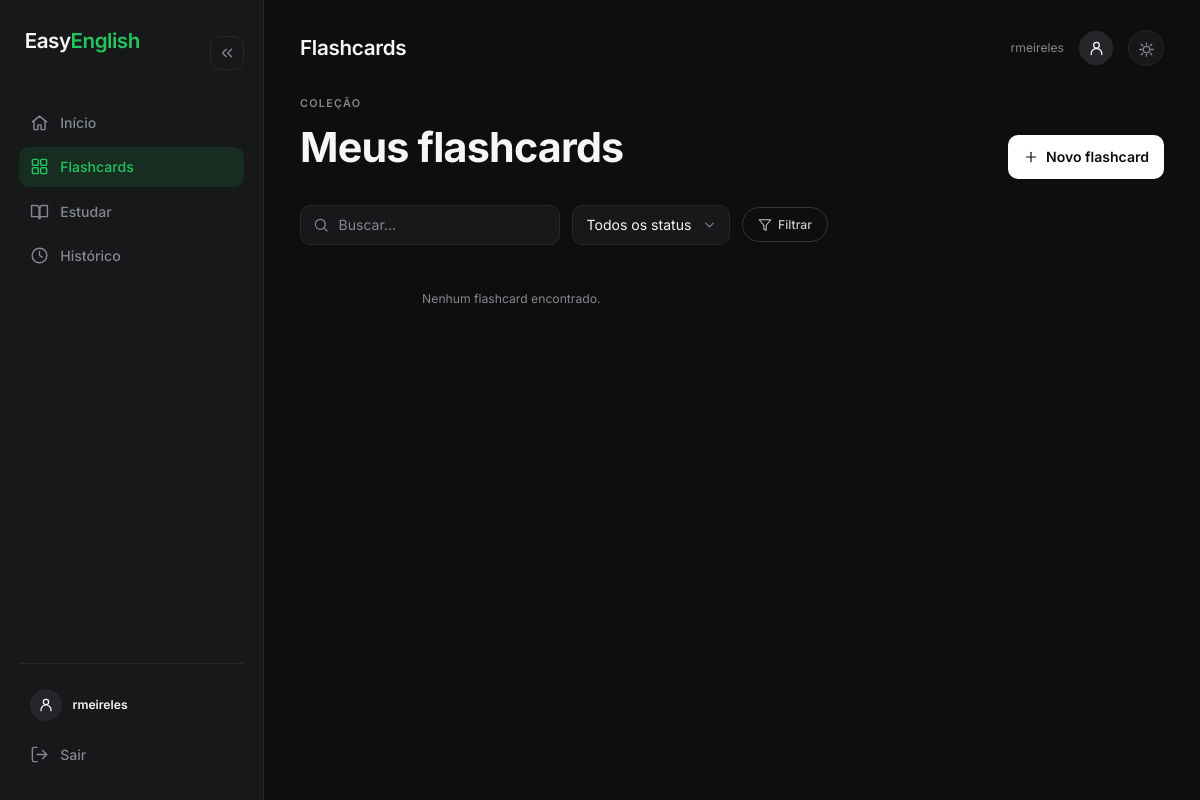
Page /flashcards/ (signed in) on the earlier database version.
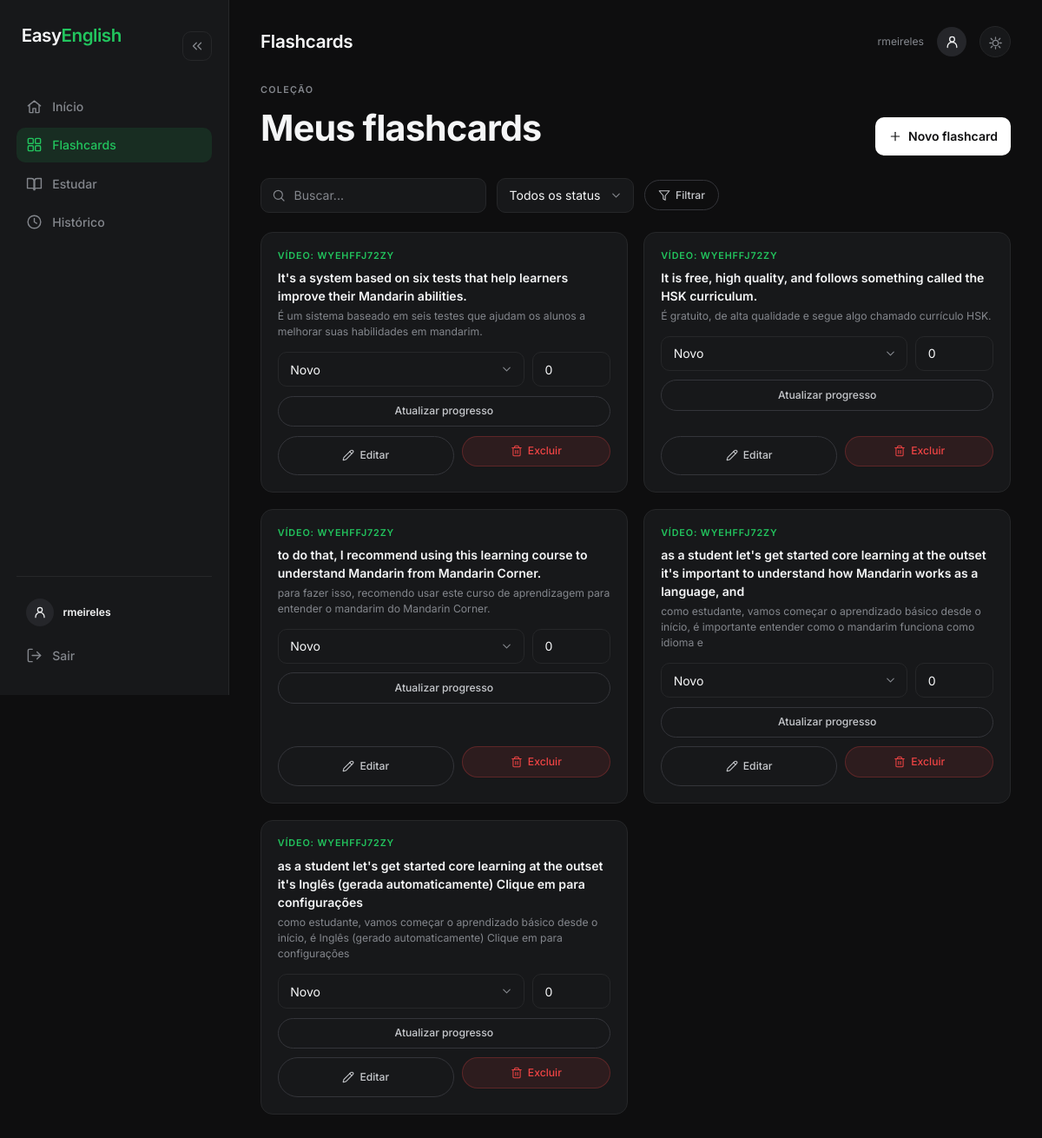
Same page on the later database version.
### extensao/models.py (models this page shows, shortened)
class Flashcard(models.Model):
    DECK_CHOICES = [
        ('geral',   'Geral'),
        ('frases',  'Frases do dia a dia'),
        ('phrasal', 'Phrasal Verbs'),
        ('vocab',   'Vocabulário'),
        ('video',   'Do vídeo'),
    ]
    STATUS_CHOICES = (
        ('new',      'Novo'),
        ('learning', 'Aprendendo'),
        ('reviewed', 'Revisado'),
    )
    user = models.ForeignKey(User, on_delete=models.CASCADE, related_name='flashcards',
                             null=True, blank=True)
    video = models.ForeignKey(Video, on_delete=models.SET_NULL, related_name='flashcards',
                              null=True, blank=True)
    source_video_id = models.CharField(max_length=50, blank=True)  # id do vídeo de origem (YouTube)
    phrase = models.TextField()                       # EN
    translation = models.TextField(blank=True)        # PT
    deck = models.CharField(max_length=30, choices=DECK_CHOICES, default='geral')
    status = models.CharField(max_length=20, choices=STATUS_CHOICES, default='new')
    progress = models.PositiveIntegerField(default=0)
    created_at = models.DateTimeField(auto_now_add=True)
    class Meta:
        ordering = ['-created_at']

### easyenglish/views.py (the view)
# urls.py: path("flashcards/", flashcards_list_view, name="flashcards_list"),
@login_required
def flashcards_list_view(request):
    flashcards = get_dashboard_flashcards(request.user, request)
    paginator = Paginator(flashcards, 12)
    page_obj = paginator.get_page(request.GET.get("page"))
    return render(request, "flashcards/list.html", {"page_obj": page_obj})

### easyenglish/services/dashboard_service.py (called while the page is built)
def get_dashboard_flashcards(user, request):
    flashcards = Flashcard.objects.select_related("video").filter(user=user)
    search = request.GET.get("search")
    if search:
        flashcards = flashcards.filter(phrase__icontains=search)
    status = request.GET.get("status")
    if status:
        flashcards = flashcards.filter(status=status)
    deck = request.GET.get("deck")
    if deck:
        flashcards = flashcards.filter(deck=deck)
    ordering = request.GET.get("ordering")
    if ordering:
        flashcards = flashcards.order_by(ordering)
    return flashcards

### easyenglish/templatetags/cache_bust.py (called while the page is built)
@register.simple_tag
def static_v(path):
    url = static(path)
    try:
        absolute_path = finders.find(path)
        if absolute_path:
            version = int(os.path.getmtime(absolute_path))
            return f"{url}?v={version}"
    except Exception:
        pass
    return url

### easyenglish/templates/flashcards/list.html (shortened to what this page needs)
{% extends 'base_app.html' %}
{% load icons %}
{% block page_title %}Flashcards{% endblock %}
{% block app_content %}
<div class="page-header">
    <div class="heading-group">
        <span class="eyebrow">Coleção</span>
        <h1>Meus flashcards</h1>
    </div>
    <a href="{% url 'flashcard_create' %}" class="btn-primary" style="width:auto;">{% icon 'plus' size=16 %}<span>Novo flashcard</span></a>
</div>
<form method="get" class="filters">
    <div class="input-icon-wrap">
        {% icon 'search' size=16 %}
        <input type="text" name="search" value="{{ request.GET.search }}" placeholder="Buscar...">
    </div>
    <div class="select-wrap">
        <select name="status">
            <option value="">Todos os status</option>
        </select>
    </div>
    <button type="submit" class="btn-outline">{% icon 'filter' size=14 %}<span>Filtrar</span></button>
</form>
<div class="fc-grid">
    {% for flashcard in page_obj %}
        {% include 'components/flashcard_card.html' with flashcard=flashcard %}
    {% empty %}
        <div class="empty-hint">Nenhum flashcard encontrado.</div>
    {% endfor %}
</div>
{% endblock %}

### easyenglish/templates/components/flashcard_card.html (shortened to what this page needs)
{% load icons %}
<div class="fc-card">
    {% if flashcard.source_video_id %}
        <span class="fc-deck">Vídeo: {{ flashcard.source_video_id }}</span>
    {% else %}
        <span class="fc-deck">{{ flashcard.get_deck_display }}</span>
    {% endif %}
    <p class="fc-phrase">{{ flashcard.phrase }}</p>
    <p class="fc-translation">{{ flashcard.translation }}</p>
    <form method="post" action="{% url 'update_flashcard_status' flashcard.id %}">
        <div class="fc-update-row">
            <div class="select-wrap">
                <select name="status">
                    <option value="new"      {% if flashcard.status == 'new' %}selected{% endif %}>Novo</option>
                </select>
            </div>
            <input type="number" name="progress" value="{{ flashcard.progress }}" min="0" max="100">
        </div>
        <button class="btn-outline" type="submit" style="width:100%;">Atualizar progresso</button>
    </form>
    <div class="fc-actions">
        <a href="{% url 'flashcard_edit' flashcard.id %}" class="btn-outline" style="text-align:center;">{% icon 'pencil' size=14 %}<span>Editar</span></a>
        <form method="post" action="{% url 'flashcard_delete' flashcard.id %}"
              data-confirm="Esta ação não pode ser desfeita. O flashcard será excluído permanentemente."
              data-confirm-title="Excluir este flashcard?" data-confirm-text="Excluir" data-confirm-danger="true">
            <button class="btn-outline btn-danger" type="submit" style="width:100%;">{% icon 'trash' size=14 %}<span>Excluir</span></button>
        </form>
    </div>
</div>

Differences in the rows shown:
added Flashcard: source_video_id "WYEHFFJ72ZY", phrase "It's a system based on six tests that help learners improve their Mandarin abilities.", translation "É um sistema baseado em seis testes que ajudam os alunos a melhorar suas habilidades em mandarim.", status "Novo", progress "0"
added Flashcard: source_video_id "WYEHFFJ72ZY", phrase "It is free, high quality, and follows something called the HSK curriculum.", translation "É gratuito, de alta qualidade e segue algo chamado currículo HSK.", status "Novo", progress "0"
added Flashcard: source_video_id "WYEHFFJ72ZY", phrase "to do that, I recommend using this learning course to understand Mandarin from Mandarin Corner.", translation "para fazer isso, recomendo usar este curso de aprendizagem para entender o mandarim do Mandarin Corner.", status "Novo", progress "0"
added Flashcard: source_video_id "WYEHFFJ72ZY", phrase "as a student let's get started core learning at the outset it's important to understand how Mandarin works as a language, and", translation "como estudante, vamos começar o aprendizado básico desde o início, é importante entender como o mandarim funciona como idioma e", status "Novo", progress "0"
added Flashcard: source_video_id "WYEHFFJ72ZY", phrase "as a student let's get started core learning at the outset it's Inglês (gerada automaticamente) Clique em para configurações", translation "como estudante, vamos começar o aprendizado básico desde o início, é Inglês (gerado automaticamente) Clique em para configurações", status "Novo", progress "0"
Other differences:
text no longer shown: "Nenhum flashcard encontrado."
